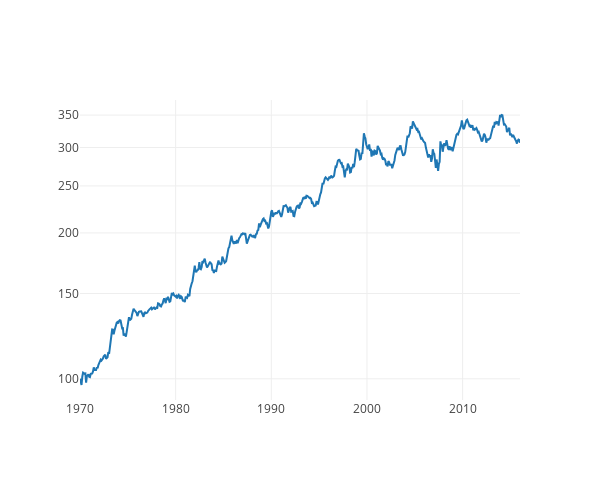

Notebook source saved alongside this figure:
### Code cell
results_OLS = R[FIRST_PREDICT_MONTH:]
perf_OLS = 100 * np.cumprod(1 + results_OLS / 100)
mychart([perf_OLS])

### Figure 1 — Plotly figure (JSON) as saved in the notebook; plotly's stock layout.template omitted (floating-point values rounded to 4 significant figures; data arrays with more than 128 entries replaced by an {"elided": "..."} marker saying what was removed)
{"data": [{"mode": "line", "name": "Trace 0", "type": "scatter", "x": {"elided": "576 float values"}, "y": {"elided": "576 float values"}}], "layout": {"autosize": false, "height": 480, "width": 600, "yaxis": {"autorange": true, "type": "log"}}}
